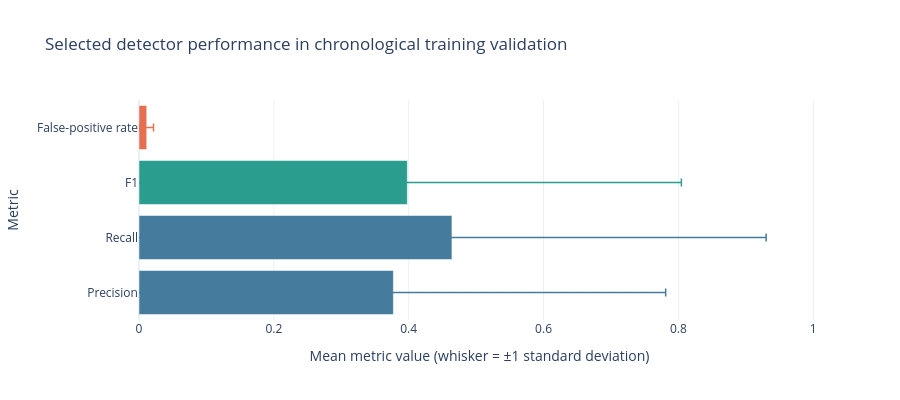

The notebook cell this image was saved under:
### Markdown cell above
## 2. Training-selected detector

The detector combines missingness, trailing-window constancy, training-range, and abrupt-change rules. Candidates first had to keep the mean chronological-validation false-positive rate at or below 5%; selection then maximized mean detection F1.

### Code cell
selected = cv.loc[cv["selected"]].iloc[0]
selected_table = pd.DataFrame(
    {
        "Parameter": [
            "Trailing stuck window",
            "Allowed variation",
            "Lower range quantile",
            "Upper range quantile",
            "Abrupt-change quantile",
        ],
        "Selected value": [
            f"{int(selected['stuck_window'])} minutes",
            f"{selected['stuck_tolerance_lux']:.1f} lx",
            f"{selected['range_low_quantile']:.3f}",
            f"{selected['range_high_quantile']:.3f}",
            f"{selected['abrupt_change_quantile']:.3f}",
        ],
    }
)
display(selected_table)

metric_labels = {
    "detection_precision_mean": "Precision",
    "detection_recall_mean": "Recall",
    "detection_f1_mean": "F1",
    "false_positive_rate_mean": "False-positive rate",
}
values = pd.Series({label: selected[column] for column, label in metric_labels.items()})
errors = pd.Series(
    {label: selected[column.replace("_mean", "_std")] for column, label in metric_labels.items()}
)
metric_colors = {
    "Precision": "#457b9d",
    "Recall": "#457b9d",
    "F1": "#2a9d8f",
    "False-positive rate": "#e76f51",
}
fig = go.Figure()
for label in values.index:
    color = metric_colors[label]
    fig.add_trace(
        go.Bar(
            x=[values[label]],
            y=[label],
            orientation="h",
            customdata=[[errors[label]]],
            error_x={
                "type": "data",
                "array": [errors[label]],
                "visible": True,
                "color": color,
                "thickness": 1.5,
            },
            marker_color=color,
            showlegend=False,
            hovertemplate=(
                "%{y}<br>Mean: %{x:.3f}"
                "<br>Standard deviation: %{customdata[0]:.3f}<extra></extra>"
            ),
        )
    )
fig.update_layout(
    template=PLOTLY_TEMPLATE,
    title="Selected detector performance in chronological training validation",
    xaxis_title="Mean metric value (whisker = ±1 standard deviation)",
    xaxis={"range": [0, 1.01]},
    yaxis_title="Metric",
    height=400,
)
fig.show()

### Figure 1 — Plotly figure (JSON) as saved in the notebook; plotly's stock layout.template omitted (floating-point values rounded to 4 significant figures)
{"data": [{"customdata": [[0.4039]], "error_x": {"array": [0.4039], "color": "#457b9d", "thickness": 1.5, "type": "data", "visible": true}, "hovertemplate": "%{y}<br>Mean: %{x:.3f}<br>Standard deviation: %{customdata[0]:.3f}<extra></extra>", "marker": {"color": "#457b9d"}, "orientation": "h", "showlegend": false, "type": "bar", "x": [0.3772], "y": ["Precision"]}, {"customdata": [[0.466]], "error_x": {"array": [0.466], "color": "#457b9d", "thickness": 1.5, "type": "data", "visible": true}, "hovertemplate": "%{y}<br>Mean: %{x:.3f}<br>Standard deviation: %{customdata[0]:.3f}<extra></extra>", "marker": {"color": "#457b9d"}, "orientation": "h", "showlegend": false, "type": "bar", "x": [0.4641], "y": ["Recall"]}, {"customdata": [[0.4064]], "error_x": {"array": [0.4064], "color": "#2a9d8f", "thickness": 1.5, "type": "data", "visible": true}, "hovertemplate": "%{y}<br>Mean: %{x:.3f}<br>Standard deviation: %{customdata[0]:.3f}<extra></extra>", "marker": {"color": "#2a9d8f"}, "orientation": "h", "showlegend": false, "type": "bar", "x": [0.398], "y": ["F1"]}, {"customdata": [[0.01005]], "error_x": {"array": [0.01005], "color": "#e76f51", "thickness": 1.5, "type": "data", "visible": true}, "hovertemplate": "%{y}<br>Mean: %{x:.3f}<br>Standard deviation: %{customdata[0]:.3f}<extra></extra>", "marker": {"color": "#e76f51"}, "orientation": "h", "showlegend": false, "type": "bar", "x": [0.01147], "y": ["False-positive rate"]}], "layout": {"height": 400, "title": {"text": "Selected detector performance in chronological training validation"}, "xaxis": {"range": [0, 1.01], "title": {"text": "Mean metric value (whisker = ±1 standard deviation)"}}, "yaxis": {"title": {"text": "Metric"}}}}
